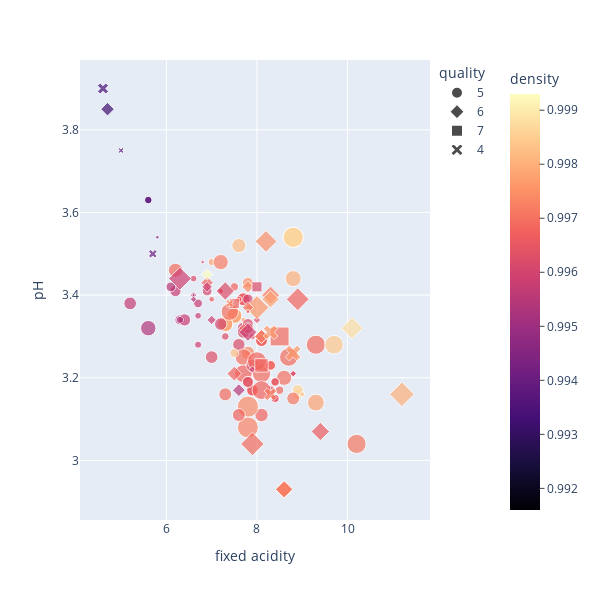

The cell this chart's notebook holds for it:
### Markdown cell above
Assim como em `seaborn` podemos personalizar nossa visualização atribuindo cores, tamanhos e estilos para diferentes variáveis do conjunto de dados, em `plotly` também é possível realizar isso. A chamada para isso pode ser modificada para 
`px.scatter(data_frame, x, y, color, symbol, size, hover_data, color_continuous_scale)` na qual:


> * **color**, (cor) é o nome do parâmetro que controlará as cores utilizadas na visualização
> * **symbol** (símbolo) é o nome do parâmetro que definirá o estilo/tipo de marcador utilizado
> * **size** (tamanho) é o nome do parâmetro que controlará o tamanho dos pontos/marcadores da visualização
> * **hover_data** (dados "flutuantes") é o parâmetro que define a lista de variáveis a ser exibidas na caixa flutuante em cada ponto
> * **size_max** (tamanho máximo) é o nome do parâmetro que controlará o tamanho máximo dos pontos na visualização
> * **color_continuous_scale** (escala de cores contínuas) é o parâmetro que definirá a escala de cores usada (colormap)

Para uma lista completa de parâmetros e suas descrições detalhadas, recomenda-se a leitura da [página de documentação sobre scatterplots em plotly express](https://plotly.com/python-api-reference/generated/plotly.express.scatter). 


sns.scatterplot(x="", y="",hue="density", size="citric acid", style="quality", data=)

### Code cell
fig = px.scatter(data_frame=df_wines[:150], x="fixed acidity", y="pH", width=600, height=600,
                color = "density", symbol = "quality", size='citric acid', size_max = 15,
                hover_data=['residual sugar', 'alcohol'], color_continuous_scale = 'magma')
#Comando para evitar sobreposição entre a barra de cor e a legenda
fig.update_layout(coloraxis_colorbar=dict(yanchor="top", y=1, x=1.2, ticks="outside"))
fig.show()

### Figure 1 — Plotly figure (JSON) as saved in the notebook; plotly's stock layout.template omitted (floating-point values rounded to 4 significant figures; data arrays with more than 128 entries replaced by an {"elided": "..."} marker saying what was removed)
{"data": [{"customdata": {"elided": "98x2 float values"}, "hovertemplate": "quality=5<br>fixed acidity=%{x}<br>pH=%{y}<br>citric acid=%{marker.size}<br>residual sugar=%{customdata[0]}<br>alcohol=%{customdata[1]}<br>density=%{marker.color}<extra></extra>", "legendgroup": "5", "marker": {"color": [0.9978, 0.9968, 0.997, 0.9978, 0.9978, 0.9964, 0.9978, 0.9959, 0.9978, 0.9943, 0.9974, 0.9986, 0.9986, 0.9968, 0.9982, 0.9966, 0.9968, 0.9955, 0.9962, 0.9966, 0.9972, 0.9958, 0.9966, 0.9957, 0.9978, 0.9978, 0.9968, 0.9962, 0.997, 0.9969, 0.9958, 0.9954, 0.9971, 0.997, 0.9978, 0.9971, 0.9983, 0.9975, 0.998, 0.9968, 0.9966, 0.9962, 0.9962, 0.9968, 0.9962, 0.9969, 0.9962, 0.9961, 0.9984, 0.9986, 0.9986, 0.9958, 0.9958, 0.9974, 0.997, 0.9969, 0.9961, 0.9966, 0.9978, 0.9978, 0.9964, 0.9972, 0.9966, 0.9965, 0.9963, 0.9967, 0.9967, 0.996, 0.9967, 0.9973, 0.9969, 0.9969, 0.9964, 0.9964, 0.9964, 0.9964, 0.9962, 0.998, 0.9976, 0.996, 0.9984, 0.9964, 0.9964, 0.9955, 0.9968, 0.9937, 0.9937, 0.9965, 0.9968, 0.9972, 0.9962, 0.9962, 0.9965, 0.9968, 0.9954, 0.9968, 0.9944, 0.9968], "coloraxis": "coloraxis", "size": [0, 0, 0.04, 0, 0, 0.06, 0.36, 0.08, 0.36, 0, 0.29, 0.18, 0.19, 0.28, 0.31, 0.21, 0.11, 0.16, 0.24, 0.21, 0, 0.07, 0.12, 0.25, 0.36, 0.36, 0.22, 0.02, 0.43, 0.52, 0.23, 0.37, 0.26, 0.36, 0.04, 0.57, 0.12, 0.18, 0.4, 0.49, 0.05, 0.05, 0.05, 0.11, 0.07, 0.57, 0.23, 0.22, 0.54, 0.64, 0.64, 0.12, 0.2, 0.7, 0.47, 0.26, 0.15, 0.26, 0.44, 0.08, 0.26, 0.29, 0.26, 0, 0.25, 0.06, 0.22, 0.24, 0.22, 0.68, 0.31, 0.52, 0.19, 0.09, 0.1, 0.19, 0.09, 0, 0, 0.17, 0.04, 0, 0, 0.15, 0.56, 0.09, 0.09, 0.11, 0.15, 0.36, 0.19, 0.19, 0.11, 0.15, 0.08, 0.55, 0.02, 0.26], "sizemode": "area", "sizeref": 0.003111, "symbol": "circle"}, "mode": "markers", "name": "5", "orientation": "v", "showlegend": true, "type": "scatter", "x": [7.4, 7.8, 7.8, 7.4, 7.4, 7.9, 7.5, 6.7, 7.5, 5.6, 7.8, 8.9, 8.9, 8.1, 7.6, 7.9, 8.5, 6.3, 7.6, 7.9, 7.1, 6.7, 8.3, 5.2, 7.3, 7.3, 8.1, 6.8, 7.7, 8.7, 6.4, 5.6, 8.8, 8.6, 7.7, 10.2, 7.5, 7.8, 8.8, 7.7, 7, 7.2, 7.2, 7.5, 6.6, 9.3, 7.7, 7.7, 9.7, 8.8, 8.8, 6.7, 6.2, 7.8, 7.4, 7.3, 6.9, 7.7, 9.3, 7, 7.9, 8.6, 7.7, 6.8, 7, 7.6, 8.1, 7.2, 8.1, 7.8, 6.2, 8.1, 7.8, 8.4, 8.4, 7.8, 7.3, 7.3, 8, 7.8, 9, 8.2, 8.1, 6.1, 8, 5.6, 5.6, 8.4, 8.3, 7.2, 7.8, 7.8, 8.4, 8.3, 6.3, 8.1, 5.8, 7.6], "xaxis": "x", "y": [3.51, 3.2, 3.26, 3.51, 3.51, 3.3, 3.35, 3.28, 3.35, 3.58, 3.26, 3.16, 3.17, 3.11, 3.52, 3.17, 3.17, 3.34, 3.28, 3.17, 3.47, 3.35, 3.17, 3.38, 3.33, 3.33, 3.3, 3.48, 3.25, 3.25, 3.34, 3.32, 3.15, 3.2, 3.34, 3.04, 3.26, 3.43, 3.44, 3.21, 3.39, 3.41, 3.41, 3.42, 3.44, 3.28, 3.32, 3.31, 3.28, 3.54, 3.54, 3.38, 3.41, 3.13, 3.36, 3.16, 3.41, 3.39, 3.14, 3.48, 3.23, 2.93, 3.39, 3.45, 3.25, 3.39, 3.29, 3.33, 3.29, 3.08, 3.46, 3.21, 3.19, 3.15, 3.15, 3.19, 3.3, 3.49, 3.44, 3.39, 3.16, 3.53, 3.54, 3.42, 3.24, 3.63, 3.63, 3.19, 3.23, 3.48, 3.33, 3.32, 3.19, 3.23, 3.34, 3.17, 3.54, 3.11], "yaxis": "y"}, {"customdata": [[1.9, 9.8], [1.8, 9.2], [1.8, 9.4], [2.4, 9.7], [2, 9.8], [2.5, 10.6], [10.7, 9.4], [5.5, 9.6], [2.4, 10.8], [2.6, 10.5], [2.2, 9.4], [2.1, 9.4], [2.8, 10.2], [2.4, 9.4], [1.9, 10.5], [1.9, 9.5], [2.4, 10.7], [1.8, 10.3], [1.9, 9.9], [1.9, 9.9], [2.3, 12.9], [1.9, 9], [2.1, 10.2], [1.9, 10.4], [1.9, 9], [2.5, 9.6], [2.3, 9.7], [2.2, 10.5], [1.9, 10], [2, 9.4], [2.2, 10.9], [1.8, 9.2], [2.2, 10.9], [1.5, 9.8], [2.2, 9.9], [1.8, 14], [1.8, 14], [2.3, 10.2], [2.8, 10.5]], "hovertemplate": "quality=6<br>fixed acidity=%{x}<br>pH=%{y}<br>citric acid=%{marker.size}<br>residual sugar=%{customdata[0]}<br>alcohol=%{customdata[1]}<br>density=%{marker.color}<extra></extra>", "legendgroup": "6", "marker": {"color": [0.998, 0.9969, 0.9968, 0.9968, 0.9964, 0.9966, 0.9993, 0.9986, 0.9975, 0.9968, 0.9956, 0.9955, 0.9955, 0.9962, 0.9962, 0.9967, 0.9966, 0.9959, 0.9972, 0.9972, 0.9932, 0.9972, 0.9972, 0.9959, 0.9972, 0.9976, 0.9988, 0.9966, 0.9978, 0.997, 0.9962, 0.9959, 0.9962, 0.9952, 0.9959, 0.9916, 0.9916, 0.9959, 0.9975], "coloraxis": "coloraxis", "size": [0.56, 0.51, 0.48, 0.14, 0, 0, 0.12, 0, 0.14, 0.2, 0.04, 0.04, 0.15, 0.31, 0.05, 0.08, 0, 0.48, 0.28, 0.28, 0.17, 0.18, 0.3, 0.3, 0.18, 0.53, 0.44, 0.31, 0.28, 0.12, 0.04, 0.08, 0.04, 0.01, 0.05, 0, 0, 0.1, 0.44], "sizemode": "area", "sizeref": 0.003111, "symbol": "diamond"}, "mode": "markers", "name": "6", "orientation": "v", "showlegend": true, "type": "scatter", "x": [11.2, 7.9, 8.9, 6.9, 7.8, 6.9, 6.9, 7.8, 7.8, 7.5, 6.6, 6.6, 7.6, 7.3, 8, 7.7, 6.8, 6.3, 8.6, 8.6, 4.7, 8.1, 8.3, 7.8, 8.1, 8, 10.1, 9.4, 8.3, 7.8, 8.8, 7, 8.8, 6.6, 7.9, 5.2, 5.2, 6.9, 8.2], "xaxis": "x", "y": [3.16, 3.04, 3.39, 3.43, 3.38, 3.46, 3.45, 3.4, 3.42, 3.21, 3.4, 3.39, 3.17, 3.41, 3.34, 3.32, 3.52, 3.44, 2.93, 2.93, 3.85, 3.3, 3.4, 3.31, 3.3, 3.37, 3.32, 3.07, 3.39, 3.37, 3.21, 3.34, 3.21, 3.4, 3.22, 3.68, 3.68, 3.42, 3.53], "yaxis": "y"}, {"customdata": [[1.2, 10], [2, 9.5], [1.8, 10.5], [2.1, 9.7], [1.9, 9.5], [1.8, 10.5]], "hovertemplate": "quality=7<br>fixed acidity=%{x}<br>pH=%{y}<br>citric acid=%{marker.size}<br>residual sugar=%{customdata[0]}<br>alcohol=%{customdata[1]}<br>density=%{marker.color}<extra></extra>", "legendgroup": "7", "marker": {"color": [0.9946, 0.9968, 0.9969, 0.9968, 0.9968, 0.9962], "coloraxis": "coloraxis", "size": [0, 0.02, 0.56, 0.28, 0.16, 0.16], "sizemode": "area", "sizeref": 0.003111, "symbol": "square"}, "mode": "markers", "name": "7", "orientation": "v", "showlegend": true, "type": "scatter", "x": [7.3, 7.8, 8.5, 8.1, 7.5, 8], "xaxis": "x", "y": [3.39, 3.36, 3.3, 3.23, 3.38, 3.42], "yaxis": "y"}, {"customdata": [[4.4, 9], [1.5, 9.8], [2.8, 9.3], [2.1, 13.1], [2.1, 9.2], [1.5, 9.1], [1.4, 10.5]], "hovertemplate": "quality=4<br>fixed acidity=%{x}<br>pH=%{y}<br>citric acid=%{marker.size}<br>residual sugar=%{customdata[0]}<br>alcohol=%{customdata[1]}<br>density=%{marker.color}<extra></extra>", "legendgroup": "4", "marker": {"color": [0.9974, 0.994, 0.9976, 0.9934, 0.9976, 0.9972, 0.9938], "coloraxis": "coloraxis", "size": [0.08, 0.09, 0.3, 0.15, 0.26, 0.2, 0.04], "sizemode": "area", "sizeref": 0.003111, "symbol": "x"}, "mode": "markers", "name": "4", "orientation": "v", "showlegend": true, "type": "scatter", "x": [7.4, 5.7, 8.8, 4.6, 8.3, 8.3, 5], "xaxis": "x", "y": [3.38, 3.5, 3.26, 3.9, 3.31, 3.16, 3.75], "yaxis": "y"}], "layout": {"coloraxis": {"colorbar": {"ticks": "outside", "title": {"text": "density"}, "x": 1.2, "y": 1, "yanchor": "top"}, "colorscale": [[0, "#000004"], [0.1111, "#180f3d"], [0.2222, "#440f76"], [0.3333, "#721f81"], [0.4444, "#9e2f7f"], [0.5556, "#cd4071"], [0.6667, "#f1605d"], [0.7778, "#fd9668"], [0.8889, "#feca8d"], [1, "#fcfdbf"]]}, "height": 600, "legend": {"itemsizing": "constant", "title": {"text": "quality"}, "tracegroupgap": 0}, "margin": {"t": 60}, "width": 600, "xaxis": {"anchor": "y", "domain": [0, 1], "title": {"text": "fixed acidity"}}, "yaxis": {"anchor": "x", "domain": [0, 1], "title": {"text": "pH"}}}}
